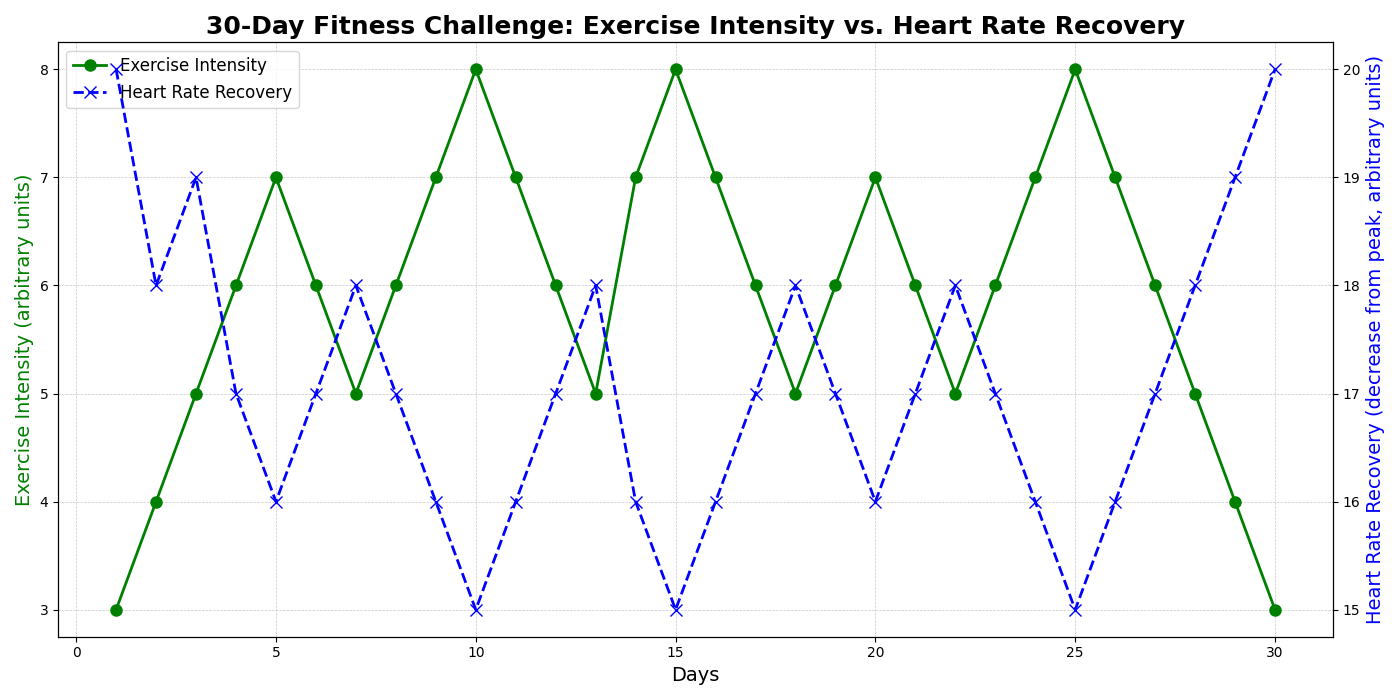

Write the Python code that produced this figure.
import matplotlib.pyplot as plt
import numpy as np

# Backstory: Visualizing the relationship between exercise intensity and heart rate recovery
# during a 30-day fitness challenge.

# Day numbers (1 through 30)
days = np.arange(1, 31)

# Fictional Data
# Exercise Intensity (arbitrary units)
exercise_intensity = np.array([
    3, 4, 5, 6, 7, 6, 5, 6, 7, 8, 7, 6, 5, 7, 8, 7, 6, 5, 6, 7, 6, 5, 6, 7, 
    8, 7, 6, 5, 4, 3
])

# Heart Rate Recovery (decrease from peak, arbitrary units)
heart_rate_recovery = np.array([
    20, 18, 19, 17, 16, 17, 18, 17, 16, 15, 16, 17, 18, 16, 15, 16, 17, 18, 
    17, 16, 17, 18, 17, 16, 15, 16, 17, 18, 19, 20
])

# Plotting setup
fig, ax = plt.subplots(figsize=(14, 7))

# Exercise Intensity Line Plot
ax.plot(days, exercise_intensity, color='green', marker='o', linewidth=2, markersize=8, label='Exercise Intensity')

# Twin Axis for Heart Rate Recovery
ax2 = ax.twinx()
ax2.plot(days, heart_rate_recovery, color='blue', marker='x', linestyle='--', linewidth=2, markersize=8, label='Heart Rate Recovery')

# Titles and Labels
ax.set_title('30-Day Fitness Challenge: Exercise Intensity vs. Heart Rate Recovery', fontsize=18, fontweight='bold')
ax.set_xlabel('Days', fontsize=14)
ax.set_ylabel('Exercise Intensity (arbitrary units)', fontsize=14, color='green')
ax2.set_ylabel('Heart Rate Recovery (decrease from peak, arbitrary units)', fontsize=14, color='blue')

# Grid for clarity
ax.grid(visible=True, linestyle='--', linewidth=0.5, alpha=0.7)

# Legends
lines1, labels1 = ax.get_legend_handles_labels()
lines2, labels2 = ax2.get_legend_handles_labels()

ax.legend(lines1 + lines2, labels1 + labels2, loc='upper left', fontsize=12)

# Adjust layout
plt.tight_layout()

# Show the plot
plt.show()
